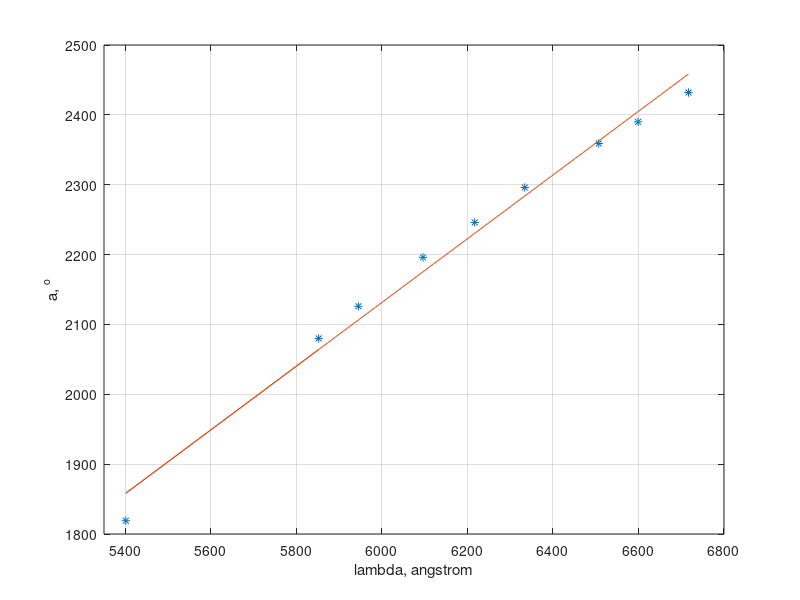
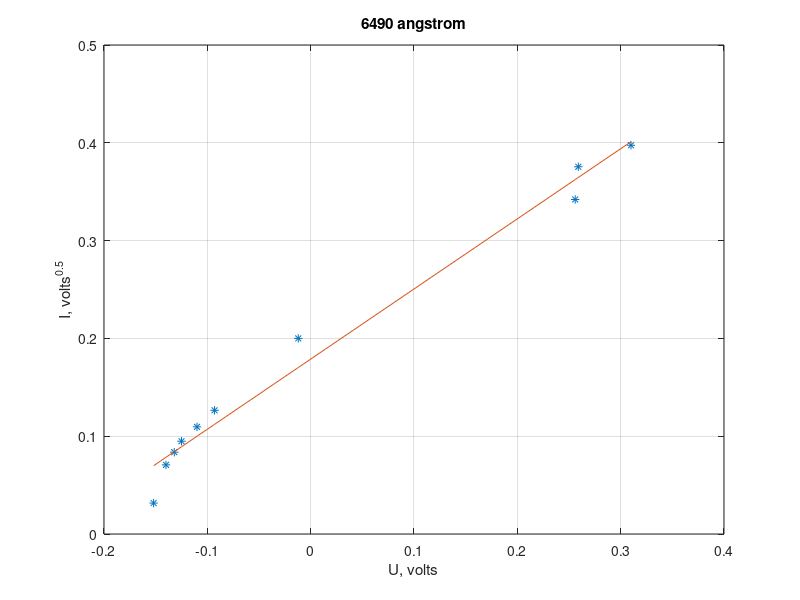
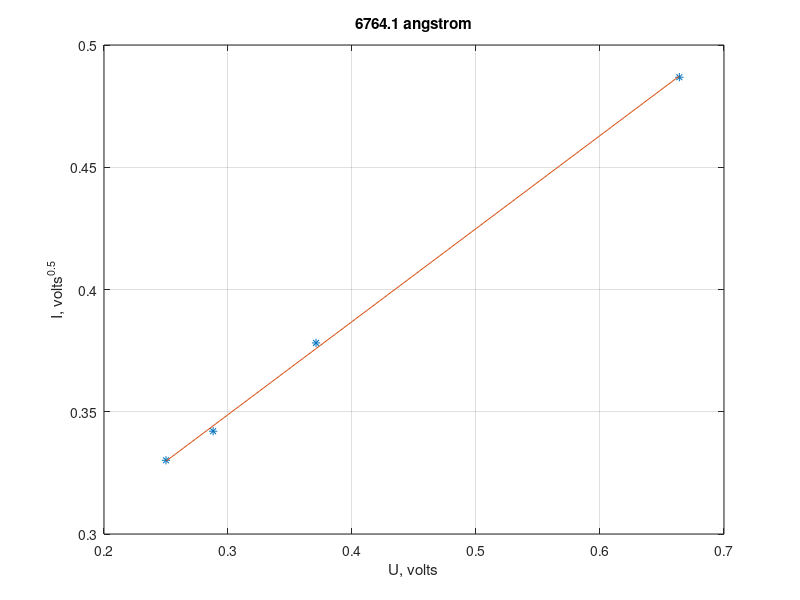
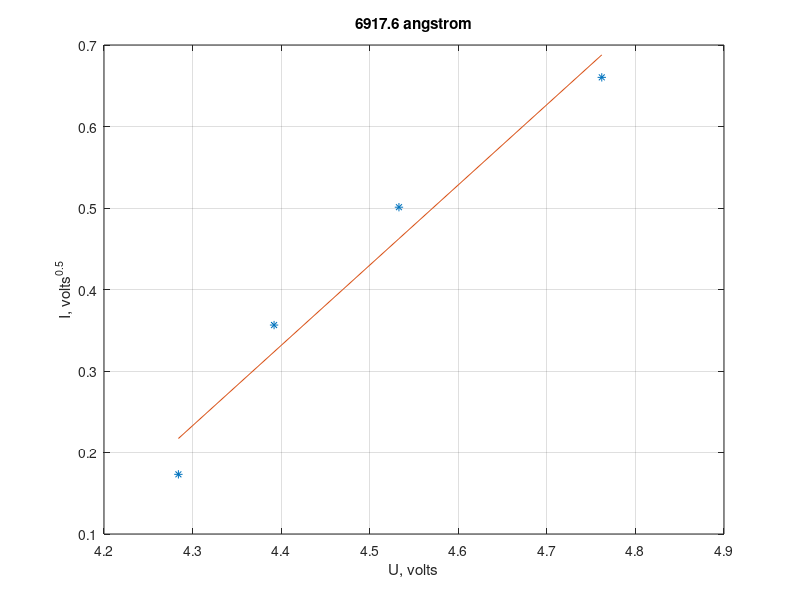

Write the MATLAB code that produced these figures, in order.
clear;

lambda = [5852 5401 5945 6096 6217 6334 6507 6599 6717];
a = [2080 1819 2126 2196 2246 2296 2359 2390 2432];


k = ( mean(lambda.*a) - mean(lambda)*mean(a) ) / ( mean(lambda.^2) - (mean(lambda))^2 );
m = mean(a) - k*mean(lambda);

sigmak2 = 1/(9-2)*( ( mean(a.^2) - (mean(a))^2 )/(  mean(lambda.^2) - (mean(lambda))^2 ) - k^2 );
sigmam2 = sigmak2*mean(lambda.^2);

sigmak = sqrt(sigmak2);
sigmam = sqrt(sigmam2);

figure;
plot(lambda,a,'*');
hold on
plot(lambda,lambda*k+m);
axis([5350 6800 1800 2500]);
grid;
xlabel 'lambda, angstrom';
ylabel 'a, ^o';

I1 = [0.158 0.141 0.117 0.040 0.016 0.012 0.009 0.007 0.005 0.001];
U1 = [0.31 0.259 0.256 -0.012 -0.093 -0.110 -0.125 -0.132 -0.14 -0.152];
a1 = 2350;
I01 = I1.^(0.5);


k1 = ( mean(I01.*U1) - mean(I01)*mean(U1) ) / ( mean(U1.^2) - (mean(U1))^2 );
m1 = mean(I01) - k1*mean(U1);

sigmak12 = 1/(7-2)*( ( mean(I01.^2) - (mean(I01))^2 )/(  mean(U1.^2) - (mean(U1))^2 ) - k1^2 );
sigmam12 = sigmak12*mean(U1.^2);

sigmak1 = sqrt(sigmak12);
sigmam1 = sqrt(sigmam12);

figure;
plot(U1,I01,'*');
hold on
plot(U1,U1*k1+m1);
grid;
xlabel 'U, volts';
ylabel 'I, volts^{0.5}';
title '6490 angstrom';

%I2 = [0.246 0.07];
%U2 = [5.16 5.040];
%a2 = 2700;
%figure;
%plot(I2.^(0.5),U2);

I3 = [0.237 0.143 0.117 0.109];
U3 = [0.664 0.371 0.288 0.250];
a3 = 2480;
I03 = I3.^(0.5);


k3 = ( mean(I03.*U3) - mean(I03)*mean(U3) ) / ( mean(U3.^2) - (mean(U3))^2 );
m3 = mean(I03) - k3*mean(U3);

sigmak32 = 1/(4-2)*( ( mean(I03.^2) - (mean(I03))^2 )/(  mean(U3.^2) - (mean(U3))^2 ) - k3^2 );
sigmam32 = sigmak32*mean(U3.^2);

sigmak3 = sqrt(sigmak32);
sigmam3 = sqrt(sigmam32);

figure;
plot(U3,I03,'*');
hold on
plot(U3,U3*k3+m3);
grid;
xlabel 'U, volts';
ylabel 'I, volts^{0.5}';
title '6764.1 angstrom';

I4 = [0.436 0.251 0.127 0.030];
U4 = [4.762 4.533 4.392 4.284];
a4 = 2550;
I04 = I4.^(0.5);


k4 = ( mean(I04.*U4) - mean(I04)*mean(U4) ) / ( mean(U4.^2) - (mean(U4))^2 );
m4 = mean(I04) - k4*mean(U4);

sigmak42 = 1/(4-2)*( ( mean(I04.^2) - (mean(I04))^2 )/(  mean(U4.^2) - (mean(U4))^2 ) - k4^2 );
sigmam42 = sigmak42*mean(U4.^2);

sigmak4 = sqrt(sigmak42);
sigmam4 = sqrt(sigmam42);

figure;
plot(U4,I04,'*');
hold on
plot(U4,U4*k4+m4);
grid;
xlabel 'U, volts';
ylabel 'I, volts^{0.5}';
title '6917.6 angstrom';


a0 = [a1, a3];
lambda0 = [6490, 6764.1];
w0 = 2*3.14*3*10^8./(lambda0*10^(-10));
U0 = [-0.273/k1, -m3/k3];
figure;
plot(w0,U0,'*');
hold on
grid;
xlabel 'w';
ylabel 'U0, volts';
title 'U0(w)';
plot(w0,U0);